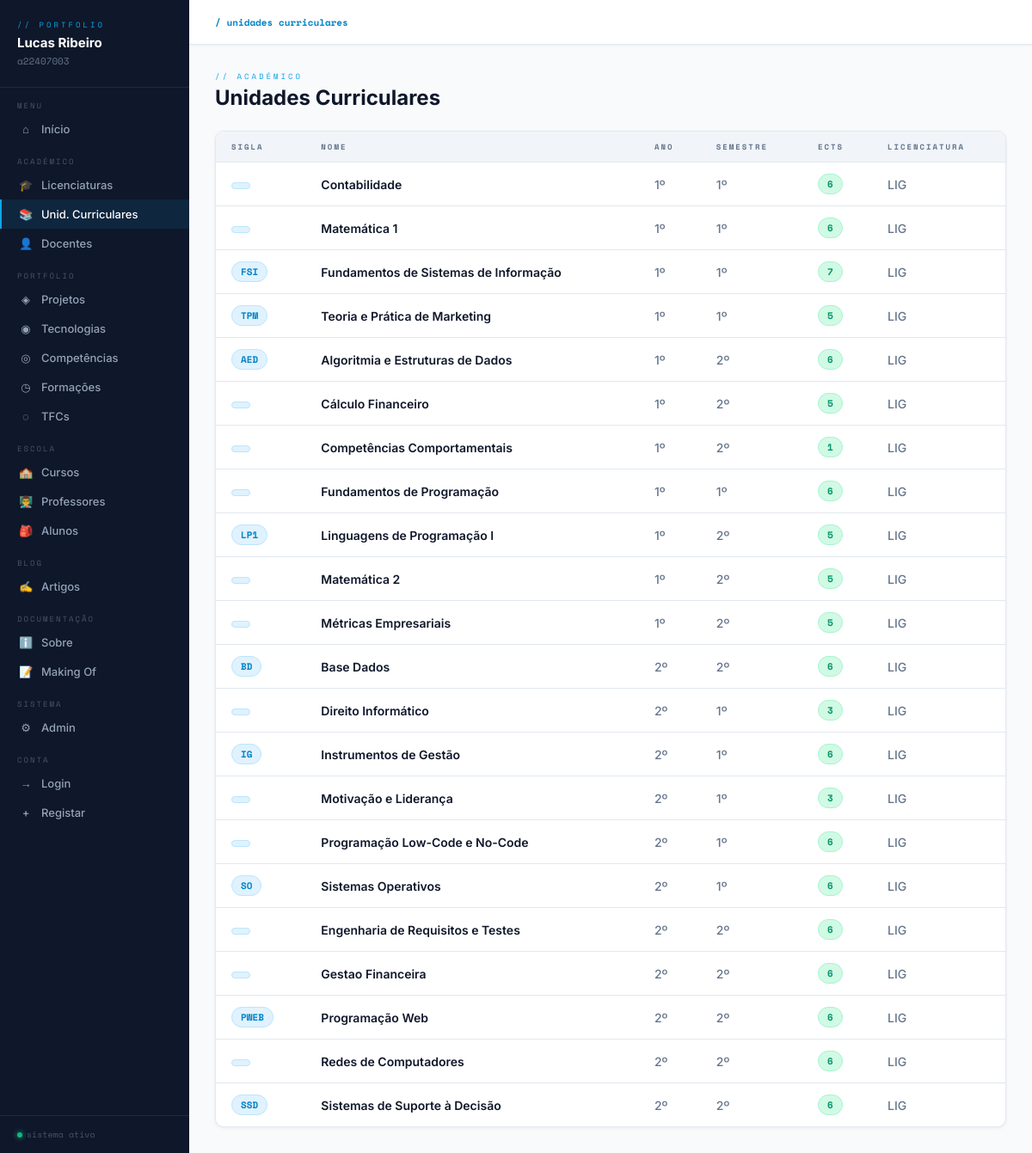
Page /ucs/ on the earlier database version.
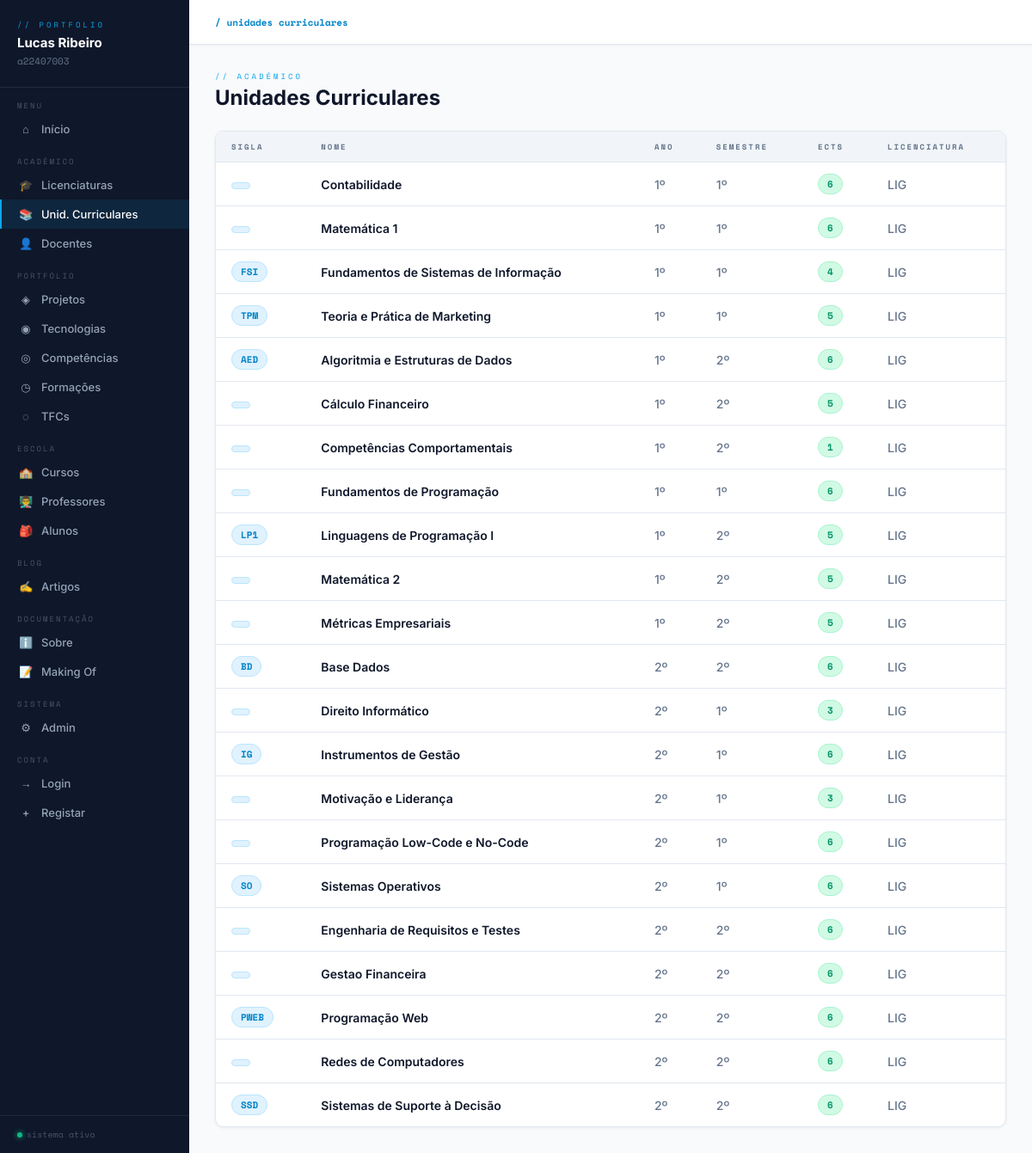
Same page on the later database version.
### portfolio/models.py (models this page shows, shortened)
class UnidadeCurricular(models.Model):
    licenciatura = models.ForeignKey(Licenciatura, on_delete=models.CASCADE, related_name='ucs')
    docentes = models.ManyToManyField(Docente, blank=True)
    nome = models.CharField(max_length=200)
    sigla = models.CharField(max_length=20, blank=True)
    ano = models.IntegerField()
    semestre = models.IntegerField()
    ects = models.IntegerField(default=6)
    imagem = models.ImageField(upload_to='ucs/', blank=True)
    url_programa = models.URLField(blank=True)
    course_code = models.CharField(max_length=20, blank=True)
    curricular_unit_code = models.CharField(max_length=20, blank=True)
    bibliografia = models.TextField(blank=True)
    metodologia = models.TextField(blank=True)
    objetivos = models.TextField(blank=True)
    programa = models.TextField(blank=True)
    apresentacao = models.TextField(blank=True)
    avaliacao = models.TextField(blank=True)

class Licenciatura(models.Model):
    nome = models.CharField(max_length=200)
    sigla = models.CharField(max_length=20)
    url_site = models.URLField(blank=True)
    descricao = models.TextField(blank=True)
    imagem = models.ImageField(upload_to='licenciatura/', blank=True)

### portfolio/views.py (the view)
# urls.py: path('ucs/', views.ucs_list, name='ucs_list'),
def ucs_list(request):
    return render(request, 'portfolio/ucs_list.html', {'ucs': UnidadeCurricular.objects.all()})

### portfolio/templates/portfolio/ucs_list.html (shortened to what this page needs)
{% extends 'portfolio/base.html' %}
{% load grupo_tags %}
{% block nav_uc %}active{% endblock %}
{% block breadcrumb %}<b>/ unidades curriculares</b>{% endblock %}
{% block content %}
<div class="page-header">
    <div>
        <div class="page-label">// académico</div>
        <div class="page-title">Unidades Curriculares</div>
    </div>
</div>
<div class="card">
    <table>
        <thead>
            <tr>
                <th>Sigla</th><th>Nome</th><th>Ano</th><th>Semestre</th><th>ECTS</th><th>Licenciatura</th>
            </tr>
        </thead>
        <tbody>
        {% for uc in ucs %}
            <tr>
                <td><span class="badge badge-cyan">{{ uc.sigla }}</span></td>
                <td class="text-dark">{{ uc.nome }}</td>
                <td class="text-muted">{{ uc.ano }}º</td>
                <td class="text-muted">{{ uc.semestre }}º</td>
                <td><span class="badge badge-green">{{ uc.ects }}</span></td>
                <td class="text-muted">{{ uc.licenciatura.sigla }}</td>
            </tr>
        {% empty %}
            <tr><td colspan="7"><div class="empty"><span>📚</span>Nenhuma UC adicionada ainda.</div></td></tr>
        {% endfor %}
        </tbody>
    </table>
</div>
{% endblock %}

Differences in the rows shown:
changed UnidadeCurricular "Fundamentos de Sistemas de Informação": ects "7" → "4"
